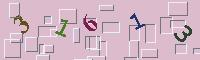
#> input picture 2017.03.03-CracktheCaptcha/jupyter/1488167857797.jpg, 200 x 60 px, given in place of 1796483513073.jpg, which was not available
$ jupyter execute 'Convolutional Features.ipynb'
#> lines starting #> are read from the running program, lines starting #| are printed output that depends on the picture
[cell 1]
from PIL import Image, ImageFilter

import time
import urllib

import numpy as np

captcha_img_url = "http://railway1.hinet.net/ImageOut.jsp;jsessionid=VMt6QoesgHAFxK8c4dRSb8HtC2F8O5KGem8UwEOrwe464dVyR6Ks!-170005252"
filename = "{}.jpg".format(int(1000*time.time()))

urllib.urlretrieve(captcha_img_url, filename)
#> (this line was passed over: the network is not available in this run)

[cell 2]
img = Image.open(filename)
#> img is the input picture: PIL image 200x60 RGB; mean R, G, B 210.8, 182.3, 197.2

shape = (5, 5)

import numpy as np
ker = np.random.rand(shape[0]*shape[1])

filted_img = img.filter(ImageFilter.Kernel(shape, ker))
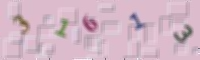
#> filted_img: PIL image 200x60 RGB; mean R, G, B 210.9, 182.3, 197.3
filted_img.show()


$ run again, on 2017.03.03-CracktheCaptcha/jupyter/1488173196373.jpg
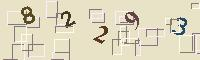
#> input picture 2017.03.03-CracktheCaptcha/jupyter/1488173196373.jpg, 200 x 60 px, given in place of 1796483513311.jpg, which was not available
#> img is the input picture: PIL image 200x60 RGB; mean R, G, B 221.9, 215.2, 190.9
#> `filted_img = img.filter(ImageFilter.Kernel(shape, ker))`:
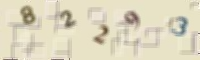
#> filted_img: PIL image 200x60 RGB; mean R, G, B 221.9, 215.2, 190.9

$ run again, on 2017.03.03-CracktheCaptcha/jupyter/1488527560773.jpg
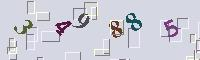
#> input picture 2017.03.03-CracktheCaptcha/jupyter/1488527560773.jpg, 200 x 60 px, given in place of 1796483513456.jpg, which was not available
#> img is the input picture: PIL image 200x60 RGB; mean R, G, B 205.1, 205.4, 216.1
#> `filted_img = img.filter(ImageFilter.Kernel(shape, ker))`:
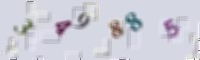
#> filted_img: PIL image 200x60 RGB; mean R, G, B 205.2, 205.4, 216.2
